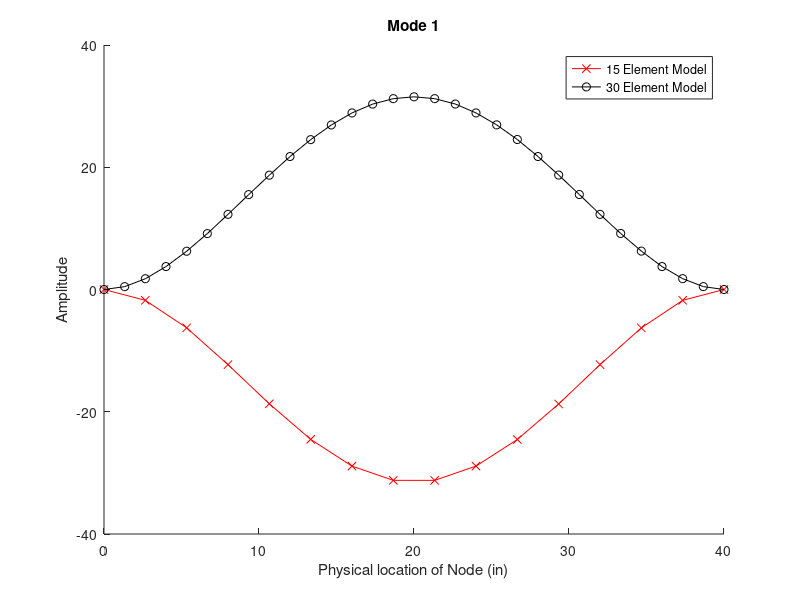
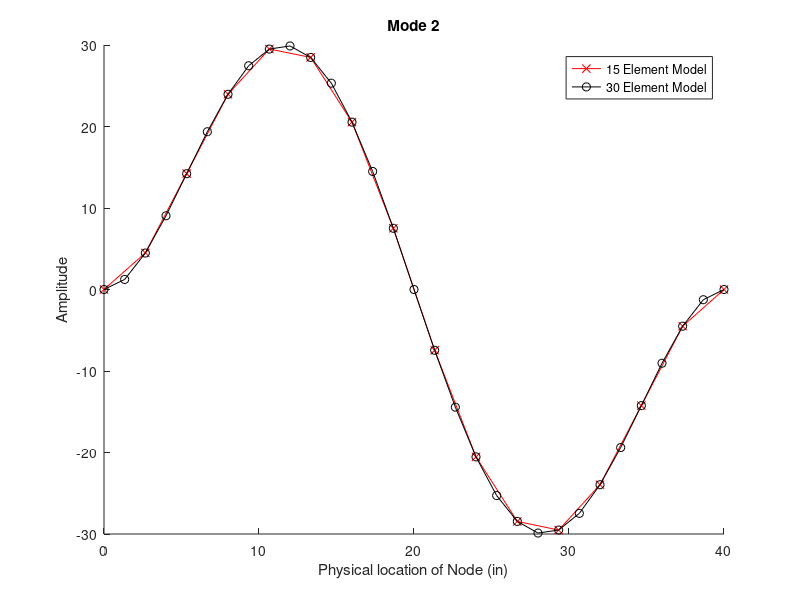
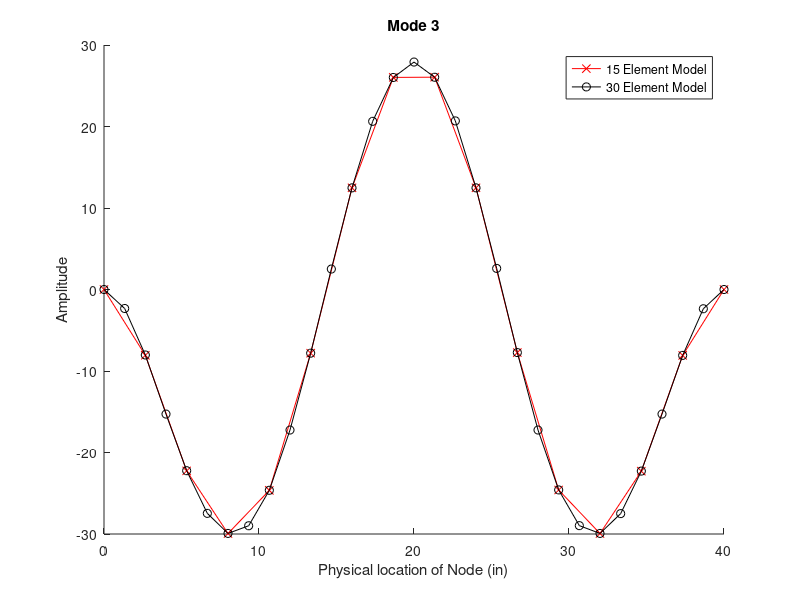
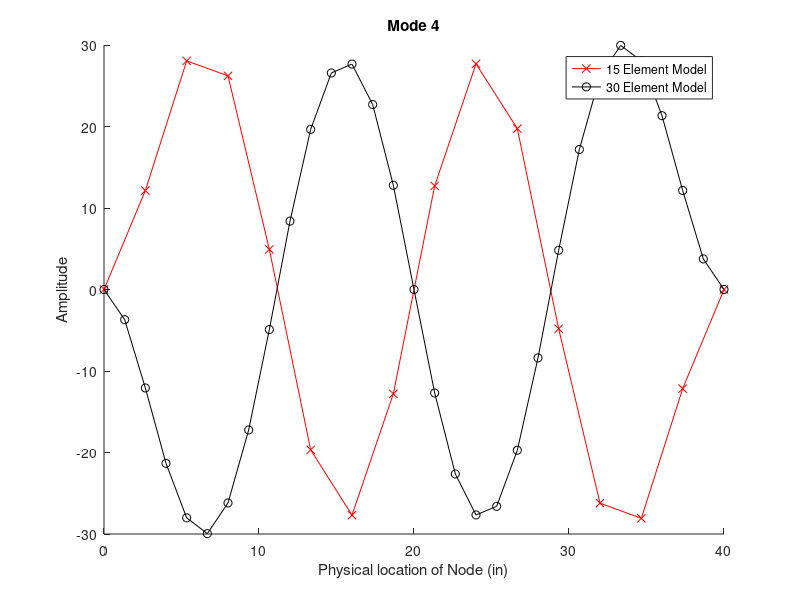

These figures' MATLAB source, in order:
close all; clc; clear all;
load('hw1binfo');

% E = 10^7;
% I = 0.001302;
% p = 0.098;
% l = 40;
% Physical info in metric
A = 0.00016129;
E = 6.894*10^10;
I = 5.4193*10^-10;
p = 2712.63;
l=1.016;
w1 = sqrt(((E*I)/(3*A*p))*((2*pi)/l)^4)/(2*pi);
lam = [ 4.73004074; 7.85320462; 10.9956079; 11.41371655; 17.2787597];
wans = (lam.^2./(2*pi*l^2)).*(E*I/(A*p))^0.5;


phys15 = 0:(2+(2/3)):40;
phys30 = 0:(1+(1/3)):40;
[phi15,v15] = eig(K15,M15);
[phi30,v30] = eig(K30,M30);
wnMAT15 = sqrt(diag(v15));
wnMAT30 = sqrt(diag(v30));
[wnMAT15,w15ind] = sort(wnMAT15,'ascend');
[wnMAT30,w30ind] = sort(wnMAT30,'ascend');
wn15hrz = wnMAT15/(2*pi);
wn30hrz = wnMAT30/(2*pi);

figure; hold on;
% subplot(1,2,1);hold on;
plot(phys15 ,[ 0; phi15(1:2:end,1); 0],'rx-');
plot(phys30,[ 0; phi30(1:2:end,1); 0],'ko-');
title('Mode 1');
ylabel('Amplitude');
xlabel('Physical location of Node (in)');
legend('15 Element Model', '30 Element Model');

figure; hold on;

% subplot(1,2,2); hold on;
plot(phys15 ,[ 0; phi15(1:2:end,2); 0],'rx-');
plot(phys30,[ 0; phi30(1:2:end,2); 0],'ko-');
title('Mode 2');
ylabel('Amplitude');
xlabel('Physical location of Node (in)');
legend('15 Element Model', '30 Element Model');

figure; hold on;
% subplot(1,3,1); hold on;
plot(phys15 ,[ 0; phi15(1:2:end,3); 0],'rx-');
plot(phys30 ,[ 0; phi30(1:2:end,3); 0],'ko-');
title('Mode 3');
ylabel('Amplitude');
xlabel('Physical location of Node (in)');
legend('15 Element Model', '30 Element Model');

figure; hold on;

% subplot(1,3,2); hold on;
plot(phys15 ,[ 0; phi15(1:2:end,4); 0],'rx-');
plot(phys30 ,[ 0; phi30(1:2:end,4); 0],'ko-');
title('Mode 4');
ylabel('Amplitude');
xlabel('Physical location of Node (in)');
legend('15 Element Model', '30 Element Model');

figure; hold on;

% subplot(1,3,3); hold on;
plot(phys15 ,[ 0; phi15(1:2:end,5); 0],'rx-');
plot(phys30, [ 0; phi30(1:2:end,5); 0],'ko-');
title('Mode 5');
ylabel('Amplitude');
xlabel('Physical location of Node (in)');
legend('15 Element Model', '30 Element Model');